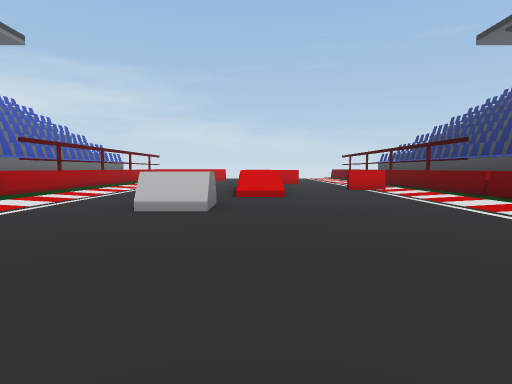
View 1 (above)

24 first-person views from a walk through a 3-D level made in the Unity game engine. The camera is 1.3 m above the floor, tilts 4° down and sees 75° across. The floor is counted in squares, 2 m on a side. Each view is taken from the middle of a square. On the plan, view 1 faces up. The plan holds only what a view shows up to about 10 squares ahead; the rest is blank. The place goes on beyond the plan.

View 2
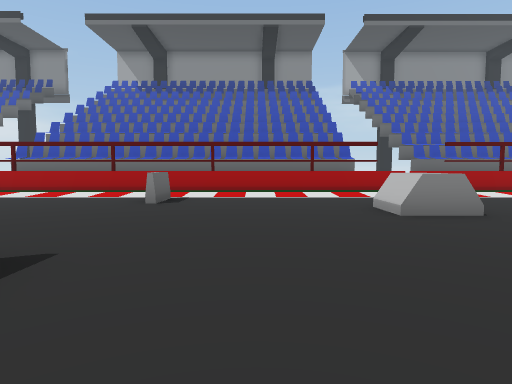

View 3
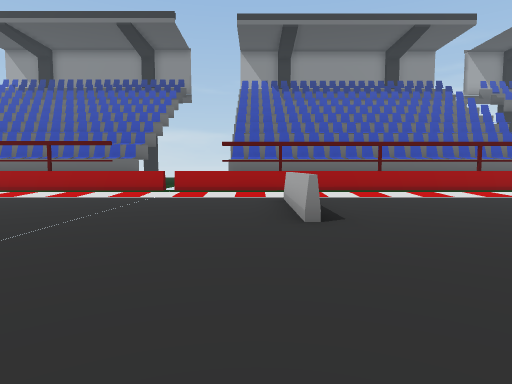

View 4
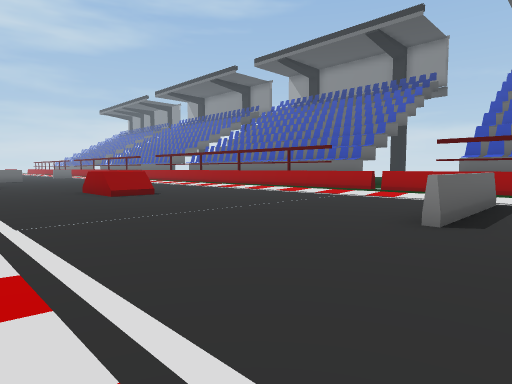

View 5
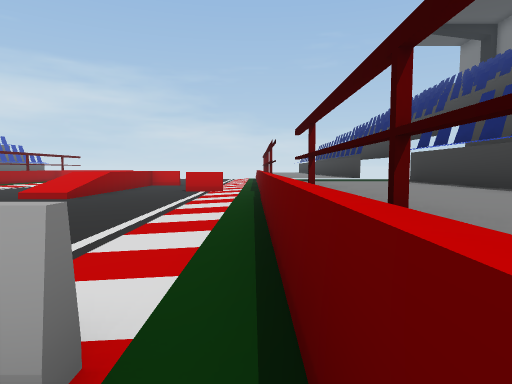

View 6
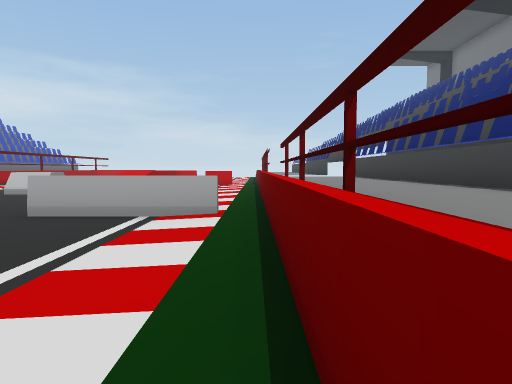

View 7
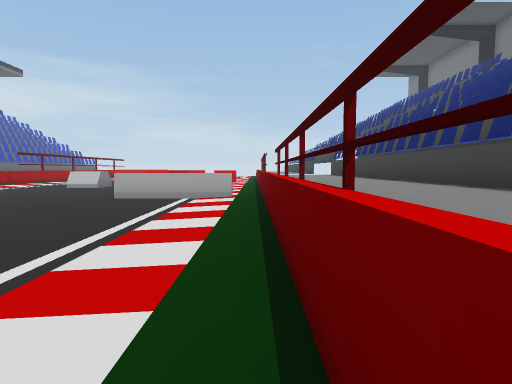

View 8
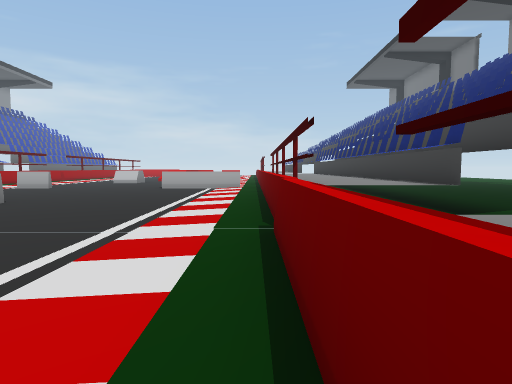

View 9
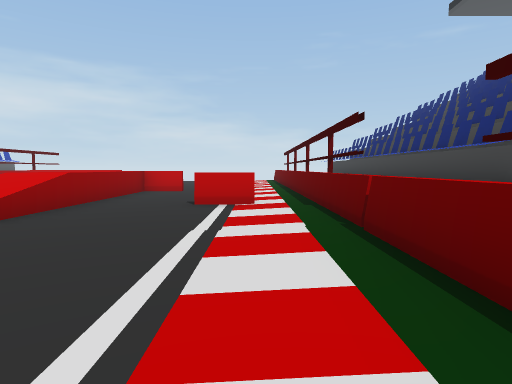

View 10
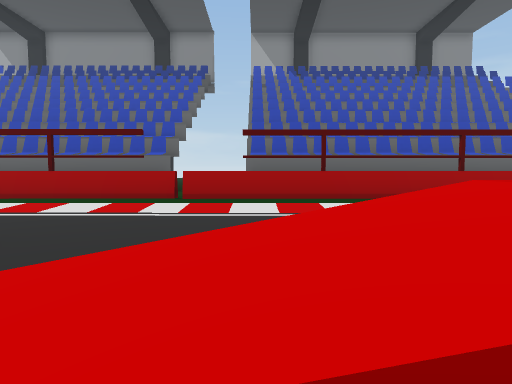

View 11
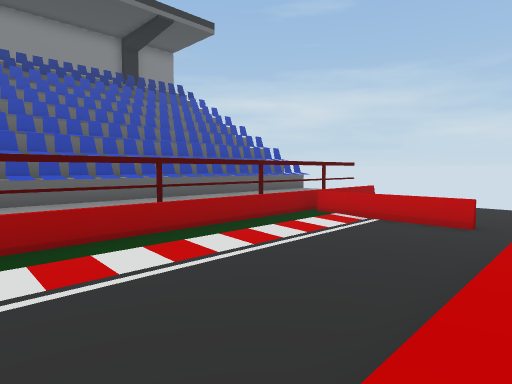

View 12
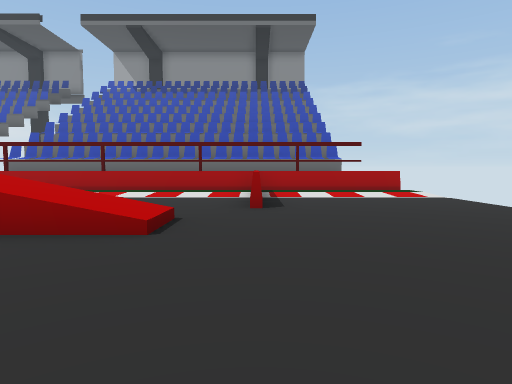

View 13
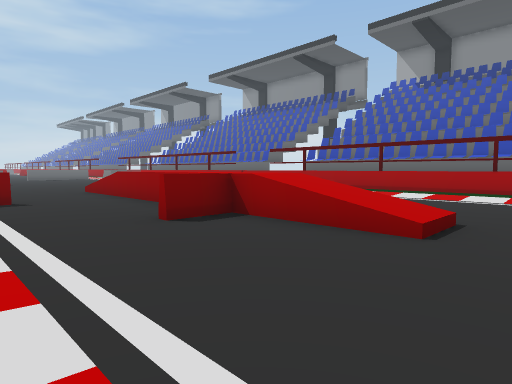

View 14
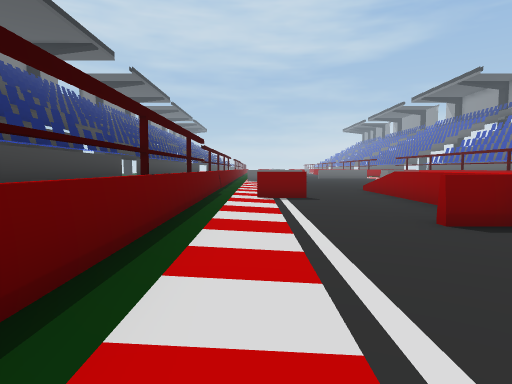

View 15
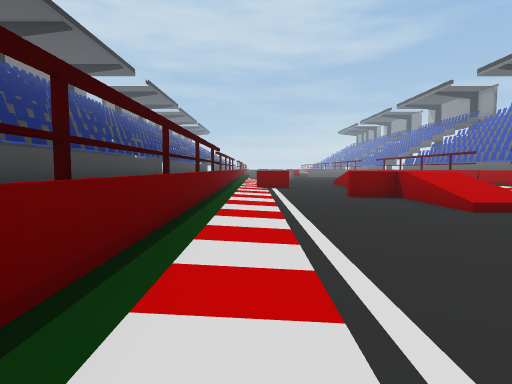

View 16
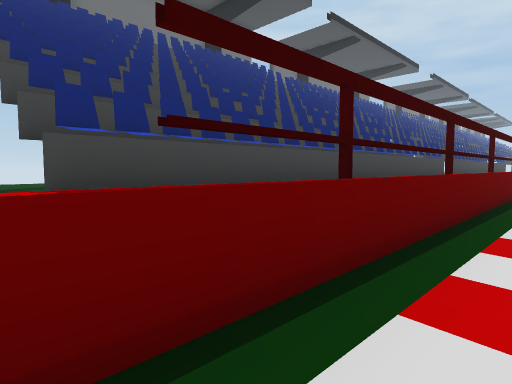

View 17
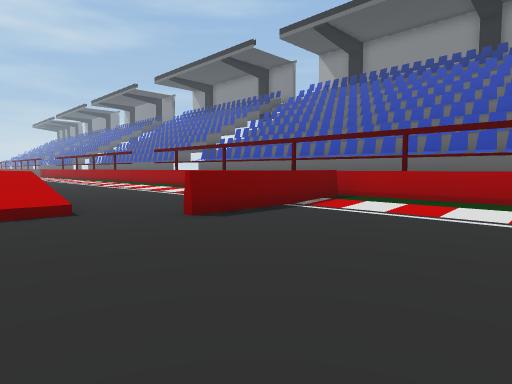

View 18
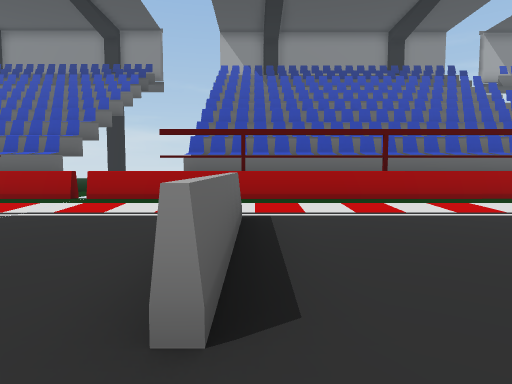

View 19
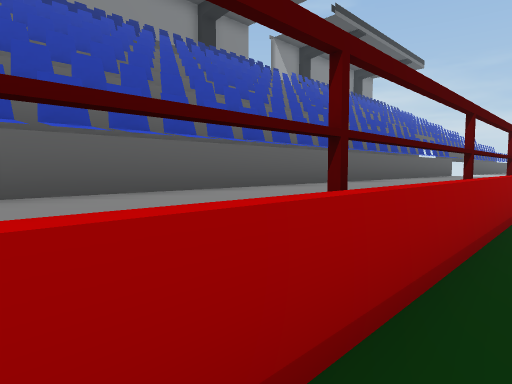

View 20
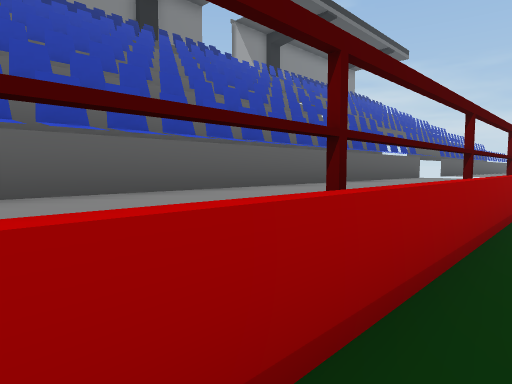

View 21
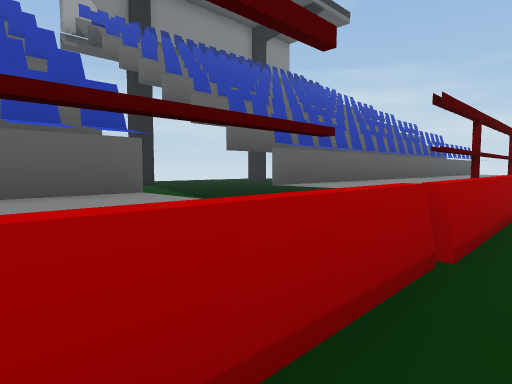

View 22
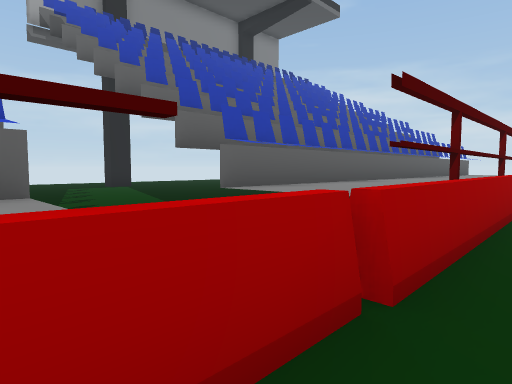

View 23
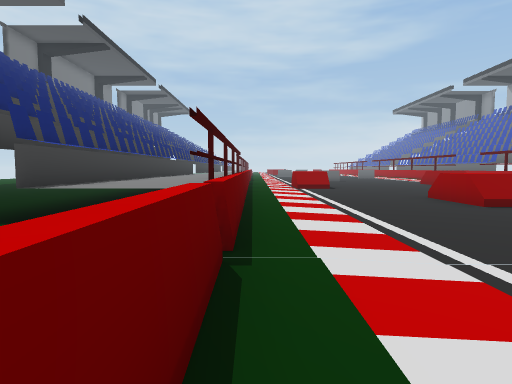

View 24
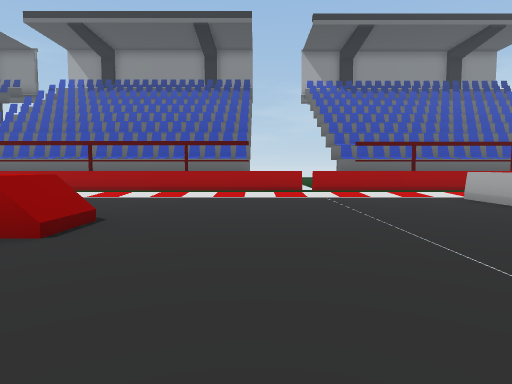

### Floor plan
Key: @ floor where view 1 was taken; # wall or solid block; x gap in a wall; . main floor; : floor 1.25 m higher than the main floor; / step, stairs or slope; = window, fence, low wall or low ledge; ^ raised ledge.
Columns run from 8 left of view 1 to 8 right of it. Each row starts with its distance up from view 1.
 22   x.......  .^
 21 ^ =....... ..^^^#
 20 ^ =..........=^^^
 19 ^ #..........=^^^
 18 ^ ^====......^ ^^
 17 ^^=...../....^ ^^
 16 ^^=...../....=^ ^
 15 ^^=...../....=  ^
 14 ^^=.....:....=^ ^
 13 ^^=.....:....^^^^
 12 ^^=.....:....^ ^^
 11 ^^=.....:....=^ #
 10 ^^=.....:..==.^^#
  9 ^^=...../.....^^#
  8   ^...../.....^
  7 #.^...........^^^
  6 ^^=....^......^^^
  5 ^^=....=......^^^
  4 ^^=...........^^^
  3 ^^=...........^^^
  2 ^^=...........^^^
  1 ^^=..=........^^^
  0 ^^=.....@.....^^^
 -1 ^^#...........^^^
 -2 ^^=...........^^^
 -3 ^^=...........^^^
 -4 ^^#..===......^^^
 -5 ^^=...........^^^
 -6 #^=...........^^^
 -7   =...........^
 -8   ^...........#
 -9 # ^...........=^^
-10 # ^...........^^^
-11 # #...........^^^

Positions as (right, up) in squares from view 1, and headings:
1: (0, 0), facing up
2: (4, 3), facing left
3: (4, -5), facing left
4: (4, -3), facing down-left
5: (5, 0), facing up
6: (5, -4), facing up
7: (5, -7), facing up
8: (5, -11), facing up
9: (4, 4), facing up
10: (1, 9), facing left
11: (0, 10), facing up-left
12: (4, 18), facing left
13: (4, 18), facing down-left
14: (4, 18), facing down
15: (4, 22), facing down
16: (4, 22), facing down-right
17: (1, 22), facing down-left
18: (1, -4), facing left
19: (-5, -6), facing up-left
20: (-5, -3), facing up-left
21: (-5, 5), facing up-left
22: (-5, 6), facing up-left
23: (5, -5), facing down
24: (4, -9), facing left
